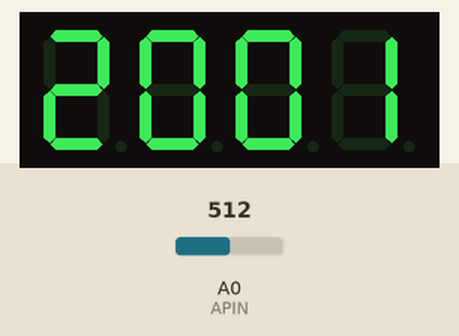
Recording of a sketch running on a simulated Arduino Uno, built with avr-gcc and run on an emulated ATmega328P. Shown: 4-digit seven-segment display. Wiring (inferred from the names in the program): 4-digit 7-segment display, segments lit when HIGH: segments pin 2, pin 3, pin 4, pin 5, pin 6, pin 7, pin 8, pin 9; digit selects pin 16, pin 17, pin 18, pin 19. The inputs (shaded band) are chosen by the test bench; at power-on: A0 (APIN) = 512. The segment pins are drawn as the display they are named for.

Above: at 1.2 s.
1.3 s: A0 (APIN) set to 716
At 2.5 s:
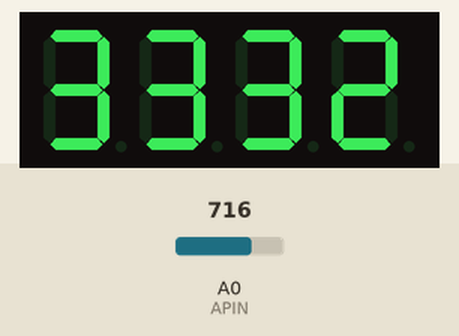
2.8 s: A0 (APIN) set to 900
At 3.7 s:
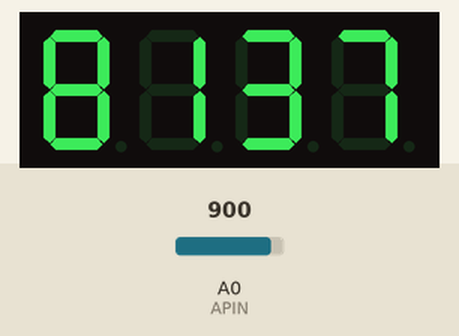
4.3 s: A0 (APIN) set to 1023
At 4.8 s:
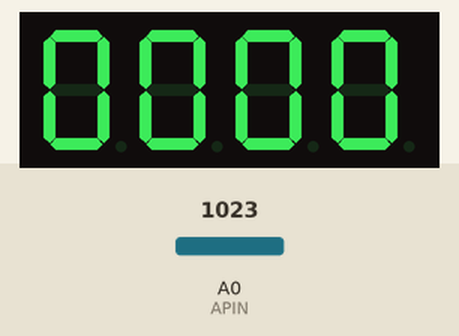
Timing chart, 0 to 7.3 s (numbered marks = the images above; inputs shaded):
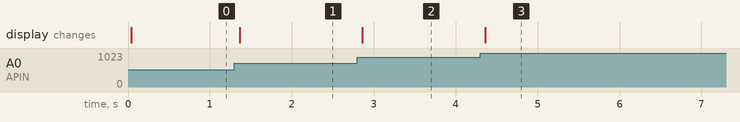

Measured:
- after the input at 1.3 s, the display: changes after 0.06 s (image 1)
- after the input at 2.8 s, the display: changes after 0.06 s (image 2)
- after the input at 4.3 s, the display: changes after 0.06 s (image 3)

The sketch:

Exam2023Q3b.ino
```cpp
#include<Arduino.h>

const uint8_t SSD_GND = 12;
const uint8_t SSD_SEGMENTS[8] = {2, 3, 4, 5, 6, 7, 8, 9};
const uint8_t SSD_DIGITS[4] = {16, 17, 18, 19};
const uint8_t SSD_ENCODE[10] = {
    0x3f,
    0x06,
    0x5b,
    0x4f,
    0x66,
    0x6d,
    0x7d,
    0x07,
    0x7f,
    0x6f
};

const unsigned int FIXED_RESISTANCE = 1000;
const uint8_t APIN = 14;
int adc_val = 0;
float voltage = 0;
float resistance = 0;

void setup() {
    pinMode(APIN, INPUT);
    pinMode(SSD_GND, OUTPUT);
    digitalWrite(SSD_GND, LOW);

    uint8_t i = 0;

    for (i = 0; i < sizeof(SSD_SEGMENTS)/sizeof(SSD_SEGMENTS[0]); i++) {
        pinMode(SSD_SEGMENTS[i], OUTPUT);
    }

    for (i = 0; i < sizeof(SSD_DIGITS)/sizeof(SSD_DIGITS[0]); i++) {
        pinMode(SSD_DIGITS[i], OUTPUT);
    }
}

void loop() {
    adc_val = analogRead(APIN);
    voltage = adc_val * (5.0/1023);
    resistance = voltage * FIXED_RESISTANCE / (5.0 - voltage);

    displayOnSSD((int)ceil(resistance));
}

void displayOnSSD(int n) {
    uint8_t ones = n % 10;
    uint8_t tens = (n % 100) / 10;
    uint8_t hundreds = (n % 1000) / 100;
    uint8_t thousands = n / 1000;

    uint8_t digits[4] = {ones, tens, hundreds, thousands};

    for (uint8_t i = 0; i < sizeof(SSD_DIGITS)/sizeof(SSD_DIGITS[0]); i++) {
        writeToSSD(SSD_DIGITS[i], digits[i]);
        delay(2);
        digitalWrite(SSD_DIGITS[i], LOW);
    }
}

void writeToSSD(uint8_t ssd_pin, uint8_t digit) {
    digitalWrite(ssd_pin, HIGH);

    for (uint8_t i = 0; i < sizeof(SSD_SEGMENTS)/sizeof(SSD_SEGMENTS[0]); i++) {
        digitalWrite(SSD_SEGMENTS[i], SSD_ENCODE[digit] & 1<<i);
    }
}
```
